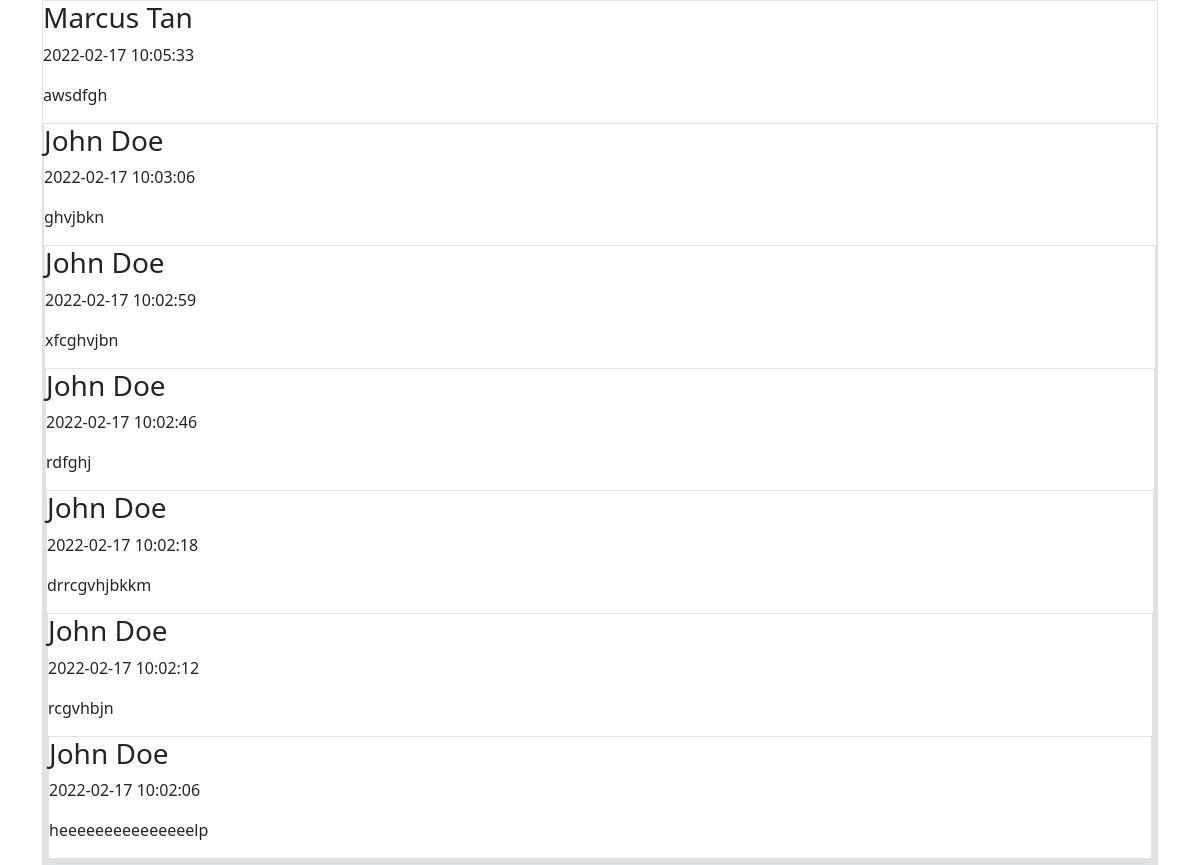
The page /extras/newEmptyPHPWebPage.php on the database its author committed.
### tables this page shows
CREATE TABLE IF NOT EXISTS `forum` (
  `id` mediumint(8) UNSIGNED NOT NULL AUTO_INCREMENT,
  `title` varchar(100) DEFAULT NULL,
  `username` varchar(20) NOT NULL,
  `content` varchar(50000) NOT NULL,
  `timestamp` datetime NOT NULL DEFAULT CURRENT_TIMESTAMP,
  `mainid` mediumint(8) UNSIGNED DEFAULT NULL,
  PRIMARY KEY (`id`)
);

### extras/newEmptyPHPWebPage.php (the view, shortened to what this page needs)
<!DOCTYPE html>
<html>
    <head>
        <link href="assets/vendor/bootstrap/css/bootstrap.min.css" rel="stylesheet">
    </head>
    <body>
        <?php
        echo "<div class='container'>";
        $select = "select * from forum";
        $conn = OpenCon();
        $posts = mysqli_query($conn, $select);
        if(mysqli_num_rows($posts) > 0){
            while($rows = mysqli_fetch_array($posts, MYSQLI_ASSOC)){
                $username = $rows[username];
                echo "<div class='border'>";
                echo "<h3 class=''>". $username."</h3>";
                echo "<p>".$rows[timestamp]."</p>";
                echo "<p>".$rows[content]."</p>";
            }
        }else{
            echo "<p>No Posts Yet</p>";
        }
        echo "</div>";
        ?>
    </body>
</html>

### rows shown on the page
forum: username "Marcus Tan", timestamp "2022-02-17 10:05:33", content "awsdfgh"
forum: username "John Doe", timestamp "2022-02-17 10:03:06", content "ghvjbkn"
forum: username "John Doe", timestamp "2022-02-17 10:02:59", content "xfcghvjbn"
forum: username "John Doe", timestamp "2022-02-17 10:02:46", content "rdfghj"
forum: username "John Doe", timestamp "2022-02-17 10:02:18", content "drrcgvhjbkkm"
forum: username "John Doe", timestamp "2022-02-17 10:02:12", content "rcgvhbjn"
forum: username "John Doe", timestamp "2022-02-17 10:02:06", content "heeeeeeeeeeeeeeelp"
